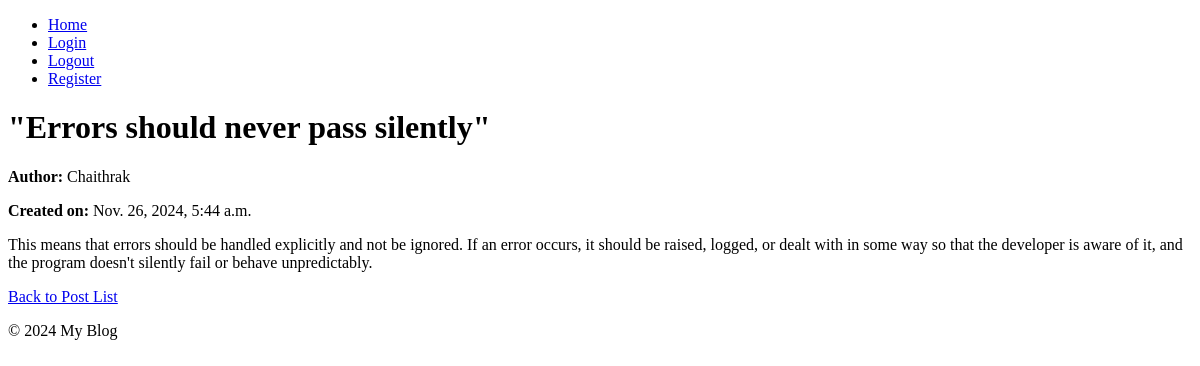
Screenshot of /blog/post/4/ with the database file from the repository.
### blog/models.py (models this page shows, shortened)
class Post(models.Model):
    title = models.CharField(max_length=200)
    body = models.TextField()
    created_at = models.DateTimeField(auto_now_add=True)
    updated_at = models.DateTimeField(auto_now=True)
    author = models.ForeignKey(User, on_delete=models.CASCADE)

### blog/views.py (the view)
# urls.py: path('post/<int:post_id>/', views.post_detail, name='post_detail'),
def post_detail(request, post_id):
    post = get_object_or_404(Post, id=post_id)
    return render(request, 'blog/post_detail.html', {'post': post})

### blog/templates/blog/post_detail.html (shortened to what this page needs)
{% extends 'base.html' %}
{% block content %}
    <h1>{{ post.title }}</h1>
    <p><strong>Author:</strong> {{ post.author.username }}</p>
    <p><strong>Created on:</strong> {{ post.created_at }}</p>
    <div>
        <p>{{ post.body }}</p>
    </div>
    <a href="{% url 'post_list' %}">Back to Post List</a>
{% endblock %}

### rows the page displays
Post: title "\"Errors should never pass silently\"", author.username "Chaithrak", created_at "Nov. 26, 2024, 5:44 a.m.", body "This means that errors should be handled explicitly and not be ignored. If an error occurs, it should be raised, logged, or dealt with in some way so that the developer is aware of it, and the program doesn't silently fail or behave unpredictably."
